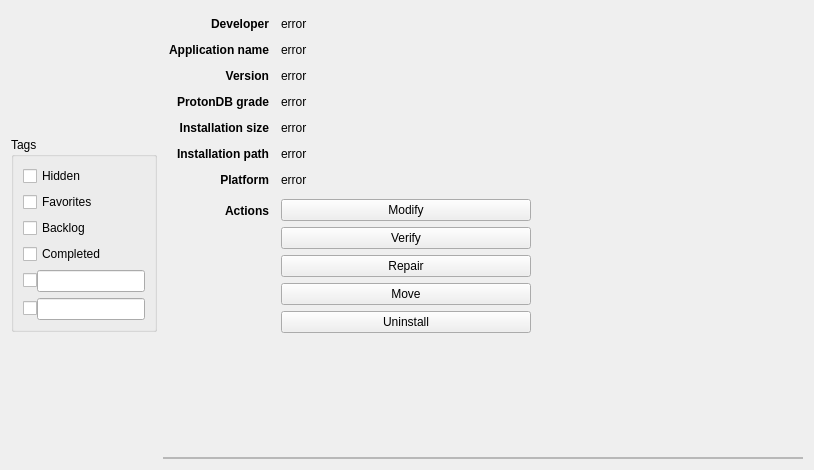
<?xml version="1.0" encoding="UTF-8"?>
<ui version="4.0">
 <class>GameDetails</class>
 <widget class="QWidget" name="GameDetails">
  <property name="geometry">
   <rect>
    <x>0</x>
    <y>0</y>
    <width>814</width>
    <height>470</height>
   </rect>
  </property>
  <property name="windowTitle">
   <string notr="true">GameDetails</string>
  </property>
  <layout class="QHBoxLayout" name="main_layout" stretch="0,1">
   <item>
    <layout class="QVBoxLayout" name="left_layout">
     <item>
      <widget class="QGroupBox" name="tags_group">
       <property name="sizePolicy">
        <sizepolicy hsizetype="Preferred" vsizetype="Fixed">
         <horstretch>0</horstretch>
         <verstretch>0</verstretch>
        </sizepolicy>
       </property>
       <property name="title">
        <string>Tags</string>
       </property>
       <layout class="QGridLayout" name="tags_layout">
        <property name="horizontalSpacing">
         <number>0</number>
        </property>
        <item row="3" column="0" colspan="2">
         <widget class="QCheckBox" name="completed_check">
          <property name="text">
           <string>Completed</string>
          </property>
         </widget>
        </item>
        <item row="0" column="0" colspan="2">
         <widget class="QCheckBox" name="hidden_check">
          <property name="text">
           <string>Hidden</string>
          </property>
         </widget>
        </item>
        <item row="4" column="1">
         <widget class="QLineEdit" name="custom1_edit"/>
        </item>
        <item row="1" column="0" colspan="2">
         <widget class="QCheckBox" name="favorites_check">
          <property name="text">
           <string>Favorites</string>
          </property>
         </widget>
        </item>
        <item row="4" column="0">
         <widget class="QCheckBox" name="custom1_check">
          <property name="text">
           <string notr="true"/>
          </property>
         </widget>
        </item>
        <item row="2" column="0" colspan="2">
         <widget class="QCheckBox" name="backlog_check">
          <property name="text">
           <string>Backlog</string>
          </property>
         </widget>
        </item>
        <item row="5" column="0">
         <widget class="QCheckBox" name="custom2_check">
          <property name="text">
           <string notr="true"/>
          </property>
         </widget>
        </item>
        <item row="5" column="1">
         <widget class="QLineEdit" name="custom2_edit"/>
        </item>
       </layout>
      </widget>
     </item>
    </layout>
   </item>
   <item>
    <layout class="QVBoxLayout" name="right_layout">
     <item>
      <layout class="QFormLayout" name="details_layout">
       <property name="sizeConstraint">
        <enum>QLayout::SizeConstraint::SetFixedSize</enum>
       </property>
       <property name="fieldGrowthPolicy">
        <enum>QFormLayout::FieldGrowthPolicy::AllNonFixedFieldsGrow</enum>
       </property>
       <property name="labelAlignment">
        <set>Qt::AlignmentFlag::AlignRight|Qt::AlignmentFlag::AlignTrailing|Qt::AlignmentFlag::AlignVCenter</set>
       </property>
       <property name="horizontalSpacing">
        <number>12</number>
       </property>
       <property name="verticalSpacing">
        <number>12</number>
       </property>
       <property name="leftMargin">
        <number>6</number>
       </property>
       <property name="topMargin">
        <number>6</number>
       </property>
       <property name="rightMargin">
        <number>6</number>
       </property>
       <property name="bottomMargin">
        <number>6</number>
       </property>
       <item row="0" column="0">
        <widget class="QLabel" name="lbl_dev">
         <property name="sizePolicy">
          <sizepolicy hsizetype="Fixed" vsizetype="Preferred">
           <horstretch>0</horstretch>
           <verstretch>0</verstretch>
          </sizepolicy>
         </property>
         <property name="font">
          <font>
           <bold>true</bold>
          </font>
         </property>
         <property name="text">
          <string>Developer</string>
         </property>
         <property name="alignment">
          <set>Qt::AlignmentFlag::AlignRight|Qt::AlignmentFlag::AlignTrailing|Qt::AlignmentFlag::AlignVCenter</set>
         </property>
        </widget>
       </item>
       <item row="0" column="1">
        <widget class="QLabel" name="dev">
         <property name="text">
          <string notr="true">error</string>
         </property>
         <property name="textInteractionFlags">
          <set>Qt::TextInteractionFlag::LinksAccessibleByMouse|Qt::TextInteractionFlag::TextSelectableByMouse</set>
         </property>
        </widget>
       </item>
       <item row="1" column="0">
        <widget class="QLabel" name="lbl_app_name">
         <property name="sizePolicy">
          <sizepolicy hsizetype="Fixed" vsizetype="Preferred">
           <horstretch>0</horstretch>
           <verstretch>0</verstretch>
          </sizepolicy>
         </property>
         <property name="font">
          <font>
           <bold>true</bold>
          </font>
         </property>
         <property name="text">
          <string>Application name</string>
         </property>
         <property name="alignment">
          <set>Qt::AlignmentFlag::AlignRight|Qt::AlignmentFlag::AlignTrailing|Qt::AlignmentFlag::AlignVCenter</set>
         </property>
        </widget>
       </item>
       <item row="1" column="1">
        <widget class="QLabel" name="app_name">
         <property name="text">
          <string notr="true">error</string>
         </property>
         <property name="textInteractionFlags">
          <set>Qt::TextInteractionFlag::LinksAccessibleByMouse|Qt::TextInteractionFlag::TextSelectableByMouse</set>
         </property>
        </widget>
       </item>
       <item row="2" column="0">
        <widget class="QLabel" name="lbl_version">
         <property name="sizePolicy">
          <sizepolicy hsizetype="Fixed" vsizetype="Preferred">
           <horstretch>0</horstretch>
           <verstretch>0</verstretch>
          </sizepolicy>
         </property>
         <property name="font">
          <font>
           <bold>true</bold>
          </font>
         </property>
         <property name="text">
          <string>Version</string>
         </property>
         <property name="alignment">
          <set>Qt::AlignmentFlag::AlignRight|Qt::AlignmentFlag::AlignTrailing|Qt::AlignmentFlag::AlignVCenter</set>
         </property>
        </widget>
       </item>
       <item row="2" column="1">
        <widget class="QLabel" name="version">
         <property name="text">
          <string notr="true">error</string>
         </property>
         <property name="textInteractionFlags">
          <set>Qt::TextInteractionFlag::LinksAccessibleByMouse|Qt::TextInteractionFlag::TextSelectableByMouse</set>
         </property>
        </widget>
       </item>
       <item row="3" column="0">
        <widget class="QLabel" name="lbl_grade">
         <property name="sizePolicy">
          <sizepolicy hsizetype="Fixed" vsizetype="Preferred">
           <horstretch>0</horstretch>
           <verstretch>0</verstretch>
          </sizepolicy>
         </property>
         <property name="font">
          <font>
           <bold>true</bold>
          </font>
         </property>
         <property name="text">
          <string>ProtonDB grade</string>
         </property>
         <property name="alignment">
          <set>Qt::AlignmentFlag::AlignRight|Qt::AlignmentFlag::AlignTrailing|Qt::AlignmentFlag::AlignVCenter</set>
         </property>
        </widget>
       </item>
       <item row="3" column="1">
        <widget class="QLabel" name="grade">
         <property name="text">
          <string notr="true">error</string>
         </property>
         <property name="textInteractionFlags">
          <set>Qt::TextInteractionFlag::LinksAccessibleByMouse|Qt::TextInteractionFlag::TextSelectableByMouse</set>
         </property>
        </widget>
       </item>
       <item row="4" column="0">
        <widget class="QLabel" name="lbl_install_size">
         <property name="sizePolicy">
          <sizepolicy hsizetype="Fixed" vsizetype="Preferred">
           <horstretch>0</horstretch>
           <verstretch>0</verstretch>
          </sizepolicy>
         </property>
         <property name="font">
          <font>
           <bold>true</bold>
          </font>
         </property>
         <property name="text">
          <string>Installation size</string>
         </property>
         <property name="alignment">
          <set>Qt::AlignmentFlag::AlignRight|Qt::AlignmentFlag::AlignTrailing|Qt::AlignmentFlag::AlignVCenter</set>
         </property>
        </widget>
       </item>
       <item row="4" column="1">
        <widget class="QLabel" name="install_size">
         <property name="text">
          <string notr="true">error</string>
         </property>
         <property name="textInteractionFlags">
          <set>Qt::TextInteractionFlag::LinksAccessibleByMouse|Qt::TextInteractionFlag::TextSelectableByMouse</set>
         </property>
        </widget>
       </item>
       <item row="5" column="0">
        <widget class="QLabel" name="lbl_install_path">
         <property name="sizePolicy">
          <sizepolicy hsizetype="Fixed" vsizetype="Preferred">
           <horstretch>0</horstretch>
           <verstretch>0</verstretch>
          </sizepolicy>
         </property>
         <property name="font">
          <font>
           <bold>true</bold>
          </font>
         </property>
         <property name="text">
          <string>Installation path</string>
         </property>
         <property name="alignment">
          <set>Qt::AlignmentFlag::AlignRight|Qt::AlignmentFlag::AlignTrailing|Qt::AlignmentFlag::AlignVCenter</set>
         </property>
        </widget>
       </item>
       <item row="5" column="1">
        <widget class="QLabel" name="install_path">
         <property name="text">
          <string notr="true">error</string>
         </property>
         <property name="wordWrap">
          <bool>true</bool>
         </property>
         <property name="textInteractionFlags">
          <set>Qt::TextInteractionFlag::LinksAccessibleByMouse|Qt::TextInteractionFlag::TextSelectableByMouse</set>
         </property>
        </widget>
       </item>
       <item row="6" column="0">
        <widget class="QLabel" name="lbl_platform">
         <property name="sizePolicy">
          <sizepolicy hsizetype="Fixed" vsizetype="Preferred">
           <horstretch>0</horstretch>
           <verstretch>0</verstretch>
          </sizepolicy>
         </property>
         <property name="font">
          <font>
           <bold>true</bold>
          </font>
         </property>
         <property name="text">
          <string>Platform</string>
         </property>
         <property name="alignment">
          <set>Qt::AlignmentFlag::AlignRight|Qt::AlignmentFlag::AlignTrailing|Qt::AlignmentFlag::AlignVCenter</set>
         </property>
        </widget>
       </item>
       <item row="6" column="1">
        <widget class="QLabel" name="platform">
         <property name="text">
          <string notr="true">error</string>
         </property>
        </widget>
       </item>
       <item row="7" column="0">
        <widget class="QLabel" name="lbl_game_actions">
         <property name="sizePolicy">
          <sizepolicy hsizetype="Fixed" vsizetype="Preferred">
           <horstretch>0</horstretch>
           <verstretch>0</verstretch>
          </sizepolicy>
         </property>
         <property name="font">
          <font>
           <bold>true</bold>
          </font>
         </property>
         <property name="text">
          <string>Actions</string>
         </property>
         <property name="alignment">
          <set>Qt::AlignmentFlag::AlignRight|Qt::AlignmentFlag::AlignTrailing|Qt::AlignmentFlag::AlignVCenter</set>
         </property>
        </widget>
       </item>
       <item row="7" column="1">
        <widget class="QStackedWidget" name="game_actions_stack">
         <property name="sizePolicy">
          <sizepolicy hsizetype="Preferred" vsizetype="Fixed">
           <horstretch>0</horstretch>
           <verstretch>0</verstretch>
          </sizepolicy>
         </property>
         <property name="minimumSize">
          <size>
           <width>250</width>
           <height>0</height>
          </size>
         </property>
         <property name="maximumSize">
          <size>
           <width>250</width>
           <height>16777215</height>
          </size>
         </property>
         <property name="currentIndex">
          <number>0</number>
         </property>
         <widget class="QWidget" name="installed_page">
          <layout class="QVBoxLayout" name="installed_layout">
           <property name="leftMargin">
            <number>0</number>
           </property>
           <property name="topMargin">
            <number>0</number>
           </property>
           <property name="rightMargin">
            <number>0</number>
           </property>
           <property name="bottomMargin">
            <number>0</number>
           </property>
           <item>
            <widget class="QPushButton" name="modify_button">
             <property name="text">
              <string>Modify</string>
             </property>
            </widget>
           </item>
           <item>
            <widget class="QStackedWidget" name="verify_stack">
             <property name="currentIndex">
              <number>0</number>
             </property>
             <widget class="QWidget" name="verify_button_page">
              <layout class="QHBoxLayout" name="verify_page_layout">
               <property name="spacing">
                <number>0</number>
               </property>
               <property name="leftMargin">
                <number>0</number>
               </property>
               <property name="topMargin">
                <number>0</number>
               </property>
               <property name="rightMargin">
                <number>0</number>
               </property>
               <property name="bottomMargin">
                <number>0</number>
               </property>
               <item>
                <widget class="QPushButton" name="verify_button">
                 <property name="text">
                  <string>Verify</string>
                 </property>
                </widget>
               </item>
              </layout>
             </widget>
             <widget class="QWidget" name="verify_progress_page">
              <layout class="QHBoxLayout" name="verify_progress_layout">
               <property name="spacing">
                <number>0</number>
               </property>
               <property name="leftMargin">
                <number>0</number>
               </property>
               <property name="topMargin">
                <number>0</number>
               </property>
               <property name="rightMargin">
                <number>0</number>
               </property>
               <property name="bottomMargin">
                <number>0</number>
               </property>
               <item>
                <widget class="QProgressBar" name="verify_progress">
                 <property name="value">
                  <number>24</number>
                 </property>
                </widget>
               </item>
              </layout>
             </widget>
            </widget>
           </item>
           <item>
            <widget class="QPushButton" name="repair_button">
             <property name="text">
              <string>Repair</string>
             </property>
            </widget>
           </item>
           <item>
            <widget class="QStackedWidget" name="move_stack">
             <property name="currentIndex">
              <number>0</number>
             </property>
             <widget class="QWidget" name="move_button_page">
              <layout class="QHBoxLayout" name="move_button_layout">
               <property name="spacing">
                <number>0</number>
               </property>
               <property name="leftMargin">
                <number>0</number>
               </property>
               <property name="topMargin">
                <number>0</number>
               </property>
               <property name="rightMargin">
                <number>0</number>
               </property>
               <property name="bottomMargin">
                <number>0</number>
               </property>
               <item>
                <widget class="QPushButton" name="move_button">
                 <property name="sizePolicy">
                  <sizepolicy hsizetype="Minimum" vsizetype="Fixed">
                   <horstretch>0</horstretch>
                   <verstretch>0</verstretch>
                  </sizepolicy>
                 </property>
                 <property name="text">
                  <string>Move</string>
                 </property>
                </widget>
               </item>
              </layout>
             </widget>
             <widget class="QWidget" name="move_progress_page">
              <layout class="QHBoxLayout" name="move_progress_layout">
               <property name="spacing">
                <number>0</number>
               </property>
               <property name="leftMargin">
                <number>0</number>
               </property>
               <property name="topMargin">
                <number>0</number>
               </property>
               <property name="rightMargin">
                <number>0</number>
               </property>
               <property name="bottomMargin">
                <number>0</number>
               </property>
               <item>
                <widget class="QProgressBar" name="move_progress">
                 <property name="value">
                  <number>24</number>
                 </property>
                </widget>
               </item>
              </layout>
             </widget>
            </widget>
           </item>
           <item>
            <widget class="QPushButton" name="uninstall_button">
             <property name="text">
              <string>Uninstall</string>
             </property>
            </widget>
           </item>
          </layout>
         </widget>
         <widget class="QWidget" name="uninstalled_page">
          <layout class="QVBoxLayout" name="uninstalled_layout" stretch="0,0,0">
           <property name="leftMargin">
            <number>0</number>
           </property>
           <property name="topMargin">
            <number>0</number>
           </property>
           <property name="rightMargin">
            <number>0</number>
           </property>
           <property name="bottomMargin">
            <number>0</number>
           </property>
           <item>
            <widget class="QPushButton" name="install_button">
             <property name="text">
              <string>Install</string>
             </property>
            </widget>
           </item>
           <item>
            <widget class="QPushButton" name="import_button">
             <property name="text">
              <string>Import</string>
             </property>
            </widget>
           </item>
           <item>
            <spacer name="uninstalled_page_bot_vspacer">
             <property name="orientation">
              <enum>Qt::Orientation::Vertical</enum>
             </property>
             <property name="sizeHint" stdset="0">
              <size>
               <width>0</width>
               <height>0</height>
              </size>
             </property>
            </spacer>
           </item>
          </layout>
         </widget>
        </widget>
       </item>
      </layout>
     </item>
     <item>
      <widget class="QFrame" name="requirements_group">
       <property name="sizePolicy">
        <sizepolicy hsizetype="Expanding" vsizetype="Fixed">
         <horstretch>0</horstretch>
         <verstretch>0</verstretch>
        </sizepolicy>
       </property>
       <property name="frameShape">
        <enum>QFrame::Shape::StyledPanel</enum>
       </property>
       <property name="frameShadow">
        <enum>QFrame::Shadow::Sunken</enum>
       </property>
       <layout class="QHBoxLayout" name="requirements_layout">
        <property name="leftMargin">
         <number>0</number>
        </property>
        <property name="topMargin">
         <number>0</number>
        </property>
        <property name="rightMargin">
         <number>0</number>
        </property>
        <property name="bottomMargin">
         <number>0</number>
        </property>
       </layout>
      </widget>
     </item>
    </layout>
   </item>
  </layout>
 </widget>
 <resources/>
 <connections/>
</ui>
